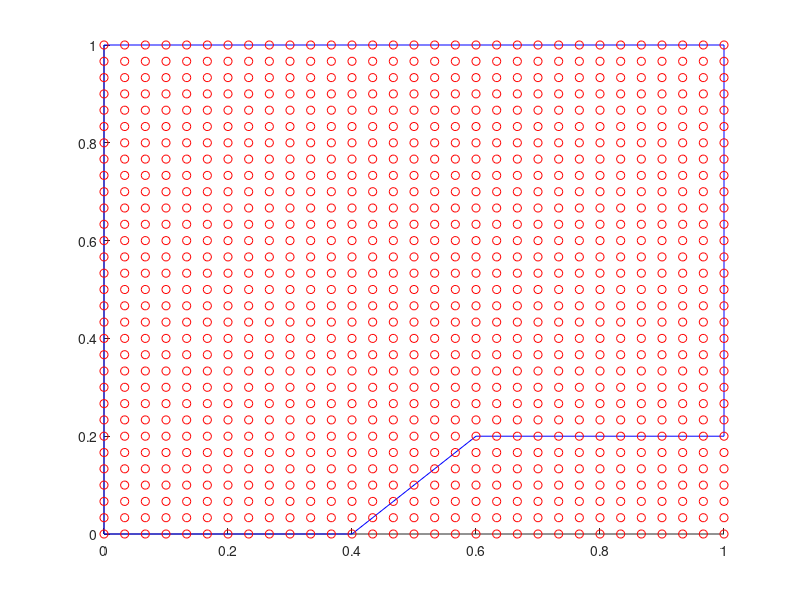

Here is the MATLAB script that generated this plot:
% Lets build a grid generator....
clear
clc
clf
hold on

xb = [0.0 0.4 0.6 1.0 1.0 0.0 0.0];
yb = [0.0 0.0 0.2 0.2 1.0 1.0 0.0];

plot(xb,yb,'-b')

grid_x_start = linspace(min(xb),max(xb),31);
grid_y_start = linspace(min(yb),max(yb),31);
[X,Y] = meshgrid(grid_x_start,grid_y_start);

plot(X,Y,'ro')




hold off